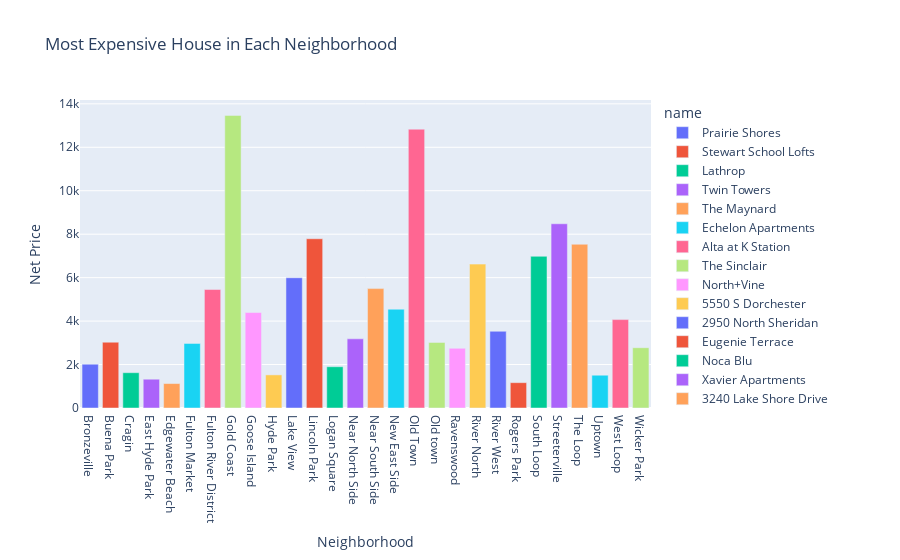

Source (notebook cell):
### Code cell
expensive_df = df.loc[df.groupby('neighborhood_name')['net_price'].idxmax()]
fig3 = px.bar(expensive_df, 
             x='neighborhood_name', 
             y='net_price', 
             color='name',
             hover_data=['unit_number', 'beds', 'baths', 'sqft'],
             title="Most Expensive House in Each Neighborhood",
             labels={'net_price': 'Net Price', 'neighborhood_name': 'Neighborhood'})


fig3.show()

### Figure 1 — Plotly figure (JSON) as saved in the notebook; plotly's stock layout.template omitted (floating-point values rounded to 4 significant figures)
{"data": [{"alignmentgroup": "True", "customdata": [["5-1318", 3, 2, 1290]], "hovertemplate": "name=Prairie Shores<br>Neighborhood=%{x}<br>Net Price=%{y}<br>unit_number=%{customdata[0]}<br>beds=%{customdata[1]}<br>baths=%{customdata[2]}<br>sqft=%{customdata[3]}<extra></extra>", "legendgroup": "Prairie Shores", "marker": {"color": "#636efa", "pattern": {"shape": ""}}, "name": "Prairie Shores", "offsetgroup": "Prairie Shores", "orientation": "v", "showlegend": true, "textposition": "auto", "type": "bar", "x": ["Bronzeville"], "xaxis": "x", "y": [2015], "yaxis": "y"}, {"alignmentgroup": "True", "customdata": [[301, 2, 3, 1765]], "hovertemplate": "name=Stewart School Lofts<br>Neighborhood=%{x}<br>Net Price=%{y}<br>unit_number=%{customdata[0]}<br>beds=%{customdata[1]}<br>baths=%{customdata[2]}<br>sqft=%{customdata[3]}<extra></extra>", "legendgroup": "Stewart School Lofts", "marker": {"color": "#EF553B", "pattern": {"shape": ""}}, "name": "Stewart School Lofts", "offsetgroup": "Stewart School Lofts", "orientation": "v", "showlegend": true, "textposition": "auto", "type": "bar", "x": ["Buena Park"], "xaxis": "x", "y": [3029], "yaxis": "y"}, {"alignmentgroup": "True", "customdata": [["2808-101", 1, 1, 695]], "hovertemplate": "name=Lathrop<br>Neighborhood=%{x}<br>Net Price=%{y}<br>unit_number=%{customdata[0]}<br>beds=%{customdata[1]}<br>baths=%{customdata[2]}<br>sqft=%{customdata[3]}<extra></extra>", "legendgroup": "Lathrop", "marker": {"color": "#00cc96", "pattern": {"shape": ""}}, "name": "Lathrop", "offsetgroup": "Lathrop", "orientation": "v", "showlegend": true, "textposition": "auto", "type": "bar", "x": ["Cragin"], "xaxis": "x", "y": [1625], "yaxis": "y"}, {"alignmentgroup": "True", "customdata": [["01-019D", 0, 1, 416]], "hovertemplate": "name=Twin Towers<br>Neighborhood=%{x}<br>Net Price=%{y}<br>unit_number=%{customdata[0]}<br>beds=%{customdata[1]}<br>baths=%{customdata[2]}<br>sqft=%{customdata[3]}<extra></extra>", "legendgroup": "Twin Towers", "marker": {"color": "#ab63fa", "pattern": {"shape": ""}}, "name": "Twin Towers", "offsetgroup": "Twin Towers", "orientation": "v", "showlegend": true, "textposition": "auto", "type": "bar", "x": ["East Hyde Park"], "xaxis": "x", "y": [1325], "yaxis": "y"}, {"alignmentgroup": "True", "customdata": [[216, 1, 1, 417]], "hovertemplate": "name=The Maynard<br>Neighborhood=%{x}<br>Net Price=%{y}<br>unit_number=%{customdata[0]}<br>beds=%{customdata[1]}<br>baths=%{customdata[2]}<br>sqft=%{customdata[3]}<extra></extra>", "legendgroup": "The Maynard", "marker": {"color": "#FFA15A", "pattern": {"shape": ""}}, "name": "The Maynard", "offsetgroup": "The Maynard", "orientation": "v", "showlegend": true, "textposition": "auto", "type": "bar", "x": ["Edgewater Beach"], "xaxis": "x", "y": [1125], "yaxis": "y"}, {"alignmentgroup": "True", "customdata": [[3607, 2, 2, 1109]], "hovertemplate": "name=Echelon Apartments<br>Neighborhood=%{x}<br>Net Price=%{y}<br>unit_number=%{customdata[0]}<br>beds=%{customdata[1]}<br>baths=%{customdata[2]}<br>sqft=%{customdata[3]}<extra></extra>", "legendgroup": "Echelon Apartments", "marker": {"color": "#19d3f3", "pattern": {"shape": ""}}, "name": "Echelon Apartments", "offsetgroup": "Echelon Apartments", "orientation": "v", "showlegend": true, "textposition": "auto", "type": "bar", "x": ["Fulton Market"], "xaxis": "x", "y": [2973], "yaxis": "y"}, {"alignmentgroup": "True", "customdata": [["E4002", 3, 2.5, 1972]], "hovertemplate": "name=Alta at K Station<br>Neighborhood=%{x}<br>Net Price=%{y}<br>unit_number=%{customdata[0]}<br>beds=%{customdata[1]}<br>baths=%{customdata[2]}<br>sqft=%{customdata[3]}<extra></extra>", "legendgroup": "Alta at K Station", "marker": {"color": "#FF6692", "pattern": {"shape": ""}}, "name": "Alta at K Station", "offsetgroup": "Alta at K Station", "orientation": "v", "showlegend": true, "textposition": "auto", "type": "bar", "x": ["Fulton River District"], "xaxis": "x", "y": [5453], "yaxis": "y"}, {"alignmentgroup": "True", "customdata": [[3501, 4, 3, 2298]], "hovertemplate": "name=The Sinclair<br>Neighborhood=%{x}<br>Net Price=%{y}<br>unit_number=%{customdata[0]}<br>beds=%{customdata[1]}<br>baths=%{customdata[2]}<br>sqft=%{customdata[3]}<extra></extra>", "legendgroup": "The Sinclair", "marker": {"color": "#B6E880", "pattern": {"shape": ""}}, "name": "The Sinclair", "offsetgroup": "The Sinclair", "orientation": "v", "showlegend": true, "textposition": "auto", "type": "bar", "x": ["Gold Coast"], "xaxis": "x", "y": [13468], "yaxis": "y"}, {"alignmentgroup": "True", "customdata": [[631, 2, 2, 1270]], "hovertemplate": "name=North+Vine<br>Neighborhood=%{x}<br>Net Price=%{y}<br>unit_number=%{customdata[0]}<br>beds=%{customdata[1]}<br>baths=%{customdata[2]}<br>sqft=%{customdata[3]}<extra></extra>", "legendgroup": "North+Vine", "marker": {"color": "#FF97FF", "pattern": {"shape": ""}}, "name": "North+Vine", "offsetgroup": "North+Vine", "orientation": "v", "showlegend": true, "textposition": "auto", "type": "bar", "x": ["Goose Island"], "xaxis": "x", "y": [4395], "yaxis": "y"}, {"alignmentgroup": "True", "customdata": [[201, 1, 1, 622]], "hovertemplate": "name=5550 S Dorchester<br>Neighborhood=%{x}<br>Net Price=%{y}<br>unit_number=%{customdata[0]}<br>beds=%{customdata[1]}<br>baths=%{customdata[2]}<br>sqft=%{customdata[3]}<extra></extra>", "legendgroup": "5550 S Dorchester", "marker": {"color": "#FECB52", "pattern": {"shape": ""}}, "name": "5550 S Dorchester", "offsetgroup": "5550 S Dorchester", "orientation": "v", "showlegend": true, "textposition": "auto", "type": "bar", "x": ["Hyde Park"], "xaxis": "x", "y": [1524], "yaxis": "y"}, {"alignmentgroup": "True", "customdata": [[606, 2, 2.5, 1917]], "hovertemplate": "name=2950 North Sheridan<br>Neighborhood=%{x}<br>Net Price=%{y}<br>unit_number=%{customdata[0]}<br>beds=%{customdata[1]}<br>baths=%{customdata[2]}<br>sqft=%{customdata[3]}<extra></extra>", "legendgroup": "2950 North Sheridan", "marker": {"color": "#636efa", "pattern": {"shape": ""}}, "name": "2950 North Sheridan", "offsetgroup": "2950 North Sheridan", "orientation": "v", "showlegend": true, "textposition": "auto", "type": "bar", "x": ["Lake View"], "xaxis": "x", "y": [5995], "yaxis": "y"}, {"alignmentgroup": "True", "customdata": [[102, 3, 2.5, 2138]], "hovertemplate": "name=Eugenie Terrace<br>Neighborhood=%{x}<br>Net Price=%{y}<br>unit_number=%{customdata[0]}<br>beds=%{customdata[1]}<br>baths=%{customdata[2]}<br>sqft=%{customdata[3]}<extra></extra>", "legendgroup": "Eugenie Terrace", "marker": {"color": "#EF553B", "pattern": {"shape": ""}}, "name": "Eugenie Terrace", "offsetgroup": "Eugenie Terrace", "orientation": "v", "showlegend": true, "textposition": "auto", "type": "bar", "x": ["Lincoln Park"], "xaxis": "x", "y": [7791], "yaxis": "y"}, {"alignmentgroup": "True", "customdata": [[208, 1, 1, 521]], "hovertemplate": "name=Noca Blu<br>Neighborhood=%{x}<br>Net Price=%{y}<br>unit_number=%{customdata[0]}<br>beds=%{customdata[1]}<br>baths=%{customdata[2]}<br>sqft=%{customdata[3]}<extra></extra>", "legendgroup": "Noca Blu", "marker": {"color": "#00cc96", "pattern": {"shape": ""}}, "name": "Noca Blu", "offsetgroup": "Noca Blu", "orientation": "v", "showlegend": true, "textposition": "auto", "type": "bar", "x": ["Logan Square"], "xaxis": "x", "y": [1900], "yaxis": "y"}, {"alignmentgroup": "True", "customdata": [[1016, 2, 2, 1028]], "hovertemplate": "name=Xavier Apartments<br>Neighborhood=%{x}<br>Net Price=%{y}<br>unit_number=%{customdata[0]}<br>beds=%{customdata[1]}<br>baths=%{customdata[2]}<br>sqft=%{customdata[3]}<extra></extra>", "legendgroup": "Xavier Apartments", "marker": {"color": "#ab63fa", "pattern": {"shape": ""}}, "name": "Xavier Apartments", "offsetgroup": "Xavier Apartments", "orientation": "v", "showlegend": true, "textposition": "auto", "type": "bar", "x": ["Near North Side"], "xaxis": "x", "y": [3184], "yaxis": "y"}, {"alignmentgroup": "True", "customdata": [["02B", 4, 3, 3050]], "hovertemplate": "name=3240 Lake Shore Drive<br>Neighborhood=%{x}<br>Net Price=%{y}<br>unit_number=%{customdata[0]}<br>beds=%{customdata[1]}<br>baths=%{customdata[2]}<br>sqft=%{customdata[3]}<extra></extra>", "legendgroup": "3240 Lake Shore Drive", "marker": {"color": "#FFA15A", "pattern": {"shape": ""}}, "name": "3240 Lake Shore Drive", "offsetgroup": "3240 Lake Shore Drive", "orientation": "v", "showlegend": true, "textposition": "auto", "type": "bar", "x": ["Near South Side"], "xaxis": "x", "y": [5495], "yaxis": "y"}, {"alignmentgroup": "True", "customdata": [[4401, 3, 2, 1442]], "hovertemplate": "name=Coast at Lakeshore East<br>Neighborhood=%{x}<br>Net Price=%{y}<br>unit_number=%{customdata[0]}<br>beds=%{customdata[1]}<br>baths=%{customdata[2]}<br>sqft=%{customdata[3]}<extra></extra>", "legendgroup": "Coast at Lakeshore East", "marker": {"color": "#19d3f3", "pattern": {"shape": ""}}, "name": "Coast at Lakeshore East", "offsetgroup": "Coast at Lakeshore East", "orientation": "v", "showlegend": true, "textposition": "auto", "type": "bar", "x": ["New East Side"], "xaxis": "x", "y": [4548], "yaxis": "y"}, {"alignmentgroup": "True", "customdata": [[3802, 3, 3, 2280]], "hovertemplate": "name=Old Town Park<br>Neighborhood=%{x}<br>Net Price=%{y}<br>unit_number=%{customdata[0]}<br>beds=%{customdata[1]}<br>baths=%{customdata[2]}<br>sqft=%{customdata[3]}<extra></extra>", "legendgroup": "Old Town Park", "marker": {"color": "#FF6692", "pattern": {"shape": ""}}, "name": "Old Town Park", "offsetgroup": "Old Town Park", "orientation": "v", "showlegend": true, "textposition": "auto", "type": "bar", "x": ["Old Town"], "xaxis": "x", "y": [12833], "yaxis": "y"}, {"alignmentgroup": "True", "customdata": [["313A", 2, 2, 1470]], "hovertemplate": "name=Cobbler Square Lofts<br>Neighborhood=%{x}<br>Net Price=%{y}<br>unit_number=%{customdata[0]}<br>beds=%{customdata[1]}<br>baths=%{customdata[2]}<br>sqft=%{customdata[3]}<extra></extra>", "legendgroup": "Cobbler Square Lofts", "marker": {"color": "#B6E880", "pattern": {"shape": ""}}, "name": "Cobbler Square Lofts", "offsetgroup": "Cobbler Square Lofts", "orientation": "v", "showlegend": true, "textposition": "auto", "type": "bar", "x": ["Old town"], "xaxis": "x", "y": [3019], "yaxis": "y"}, {"alignmentgroup": "True", "customdata": [["1807-501", 2, 2, 1212]], "hovertemplate": "name=Ravenswood Terrace<br>Neighborhood=%{x}<br>Net Price=%{y}<br>unit_number=%{customdata[0]}<br>beds=%{customdata[1]}<br>baths=%{customdata[2]}<br>sqft=%{customdata[3]}<extra></extra>", "legendgroup": "Ravenswood Terrace", "marker": {"color": "#FF97FF", "pattern": {"shape": ""}}, "name": "Ravenswood Terrace", "offsetgroup": "Ravenswood Terrace", "orientation": "v", "showlegend": true, "textposition": "auto", "type": "bar", "x": ["Ravenswood"], "xaxis": "x", "y": [2746], "yaxis": "y"}, {"alignmentgroup": "True", "customdata": [[5008, 3, 2, 1752]], "hovertemplate": "name=AMLI River North<br>Neighborhood=%{x}<br>Net Price=%{y}<br>unit_number=%{customdata[0]}<br>beds=%{customdata[1]}<br>baths=%{customdata[2]}<br>sqft=%{customdata[3]}<extra></extra>", "legendgroup": "AMLI River North", "marker": {"color": "#FECB52", "pattern": {"shape": ""}}, "name": "AMLI River North", "offsetgroup": "AMLI River North", "orientation": "v", "showlegend": true, "textposition": "auto", "type": "bar", "x": ["River North"], "xaxis": "x", "y": [6623], "yaxis": "y"}, {"alignmentgroup": "True", "customdata": [[220, 2, 2, 1319]], "hovertemplate": "name=The Madison at Racine<br>Neighborhood=%{x}<br>Net Price=%{y}<br>unit_number=%{customdata[0]}<br>beds=%{customdata[1]}<br>baths=%{customdata[2]}<br>sqft=%{customdata[3]}<extra></extra>", "legendgroup": "The Madison at Racine", "marker": {"color": "#636efa", "pattern": {"shape": ""}}, "name": "The Madison at Racine", "offsetgroup": "The Madison at Racine", "orientation": "v", "showlegend": true, "textposition": "auto", "type": "bar", "x": ["River West"], "xaxis": "x", "y": [3531], "yaxis": "y"}, {"alignmentgroup": "True", "customdata": [[518, 0, 1, 465]], "hovertemplate": "name=The Vivian<br>Neighborhood=%{x}<br>Net Price=%{y}<br>unit_number=%{customdata[0]}<br>beds=%{customdata[1]}<br>baths=%{customdata[2]}<br>sqft=%{customdata[3]}<extra></extra>", "legendgroup": "The Vivian", "marker": {"color": "#EF553B", "pattern": {"shape": ""}}, "name": "The Vivian", "offsetgroup": "The Vivian", "orientation": "v", "showlegend": true, "textposition": "auto", "type": "bar", "x": ["Rogers Park"], "xaxis": "x", "y": [1166], "yaxis": "y"}, {"alignmentgroup": "True", "customdata": [[5606, 3, 3, 1877]], "hovertemplate": "name=NEMA<br>Neighborhood=%{x}<br>Net Price=%{y}<br>unit_number=%{customdata[0]}<br>beds=%{customdata[1]}<br>baths=%{customdata[2]}<br>sqft=%{customdata[3]}<extra></extra>", "legendgroup": "NEMA", "marker": {"color": "#00cc96", "pattern": {"shape": ""}}, "name": "NEMA", "offsetgroup": "NEMA", "orientation": "v", "showlegend": true, "textposition": "auto", "type": "bar", "x": ["South Loop"], "xaxis": "x", "y": [6982], "yaxis": "y"}, {"alignmentgroup": "True", "customdata": [[204, 3, 2.5, 3249]], "hovertemplate": "name=850 Lake Shore Drive<br>Neighborhood=%{x}<br>Net Price=%{y}<br>unit_number=%{customdata[0]}<br>beds=%{customdata[1]}<br>baths=%{customdata[2]}<br>sqft=%{customdata[3]}<extra></extra>", "legendgroup": "850 Lake Shore Drive", "marker": {"color": "#ab63fa", "pattern": {"shape": ""}}, "name": "850 Lake Shore Drive", "offsetgroup": "850 Lake Shore Drive", "orientation": "v", "showlegend": true, "textposition": "auto", "type": "bar", "x": ["Streeterville"], "xaxis": "x", "y": [8480], "yaxis": "y"}, {"alignmentgroup": "True", "customdata": [[5406, 3, 0, 1620]], "hovertemplate": "name=OneEleven<br>Neighborhood=%{x}<br>Net Price=%{y}<br>unit_number=%{customdata[0]}<br>beds=%{customdata[1]}<br>baths=%{customdata[2]}<br>sqft=%{customdata[3]}<extra></extra>", "legendgroup": "OneEleven", "marker": {"color": "#FFA15A", "pattern": {"shape": ""}}, "name": "OneEleven", "offsetgroup": "OneEleven", "orientation": "v", "showlegend": true, "textposition": "auto", "type": "bar", "x": ["The Loop"], "xaxis": "x", "y": [7536], "yaxis": "y"}, {"alignmentgroup": "True", "customdata": [[906, 1, 1, 568]], "hovertemplate": "name=Upshore Chapter<br>Neighborhood=%{x}<br>Net Price=%{y}<br>unit_number=%{customdata[0]}<br>beds=%{customdata[1]}<br>baths=%{customdata[2]}<br>sqft=%{customdata[3]}<extra></extra>", "legendgroup": "Upshore Chapter", "marker": {"color": "#19d3f3", "pattern": {"shape": ""}}, "name": "Upshore Chapter", "offsetgroup": "Upshore Chapter", "orientation": "v", "showlegend": true, "textposition": "auto", "type": "bar", "x": ["Uptown"], "xaxis": "x", "y": [1509], "yaxis": "y"}, {"alignmentgroup": "True", "customdata": [["1050-419", 3, 2, 1259]], "hovertemplate": "name=Monroe Aberdeen Place<br>Neighborhood=%{x}<br>Net Price=%{y}<br>unit_number=%{customdata[0]}<br>beds=%{customdata[1]}<br>baths=%{customdata[2]}<br>sqft=%{customdata[3]}<extra></extra>", "legendgroup": "Monroe Aberdeen Place", "marker": {"color": "#FF6692", "pattern": {"shape": ""}}, "name": "Monroe Aberdeen Place", "offsetgroup": "Monroe Aberdeen Place", "orientation": "v", "showlegend": true, "textposition": "auto", "type": "bar", "x": ["West Loop"], "xaxis": "x", "y": [4069], "yaxis": "y"}, {"alignmentgroup": "True", "customdata": [["425S", 2, 2, 1015]], "hovertemplate": "name=Mode Logan Square Apartments<br>Neighborhood=%{x}<br>Net Price=%{y}<br>unit_number=%{customdata[0]}<br>beds=%{customdata[1]}<br>baths=%{customdata[2]}<br>sqft=%{customdata[3]}<extra></extra>", "legendgroup": "Mode Logan Square Apartments", "marker": {"color": "#B6E880", "pattern": {"shape": ""}}, "name": "Mode Logan Square Apartments", "offsetgroup": "Mode Logan Square Apartments", "orientation": "v", "showlegend": true, "textposition": "auto", "type": "bar", "x": ["Wicker Park"], "xaxis": "x", "y": [2775], "yaxis": "y"}], "layout": {"barmode": "relative", "legend": {"title": {"text": "name"}, "tracegroupgap": 0}, "title": {"text": "Most Expensive House in Each Neighborhood"}, "xaxis": {"anchor": "y", "domain": [0, 1], "title": {"text": "Neighborhood"}}, "yaxis": {"anchor": "x", "domain": [0, 1], "title": {"text": "Net Price"}}}}
